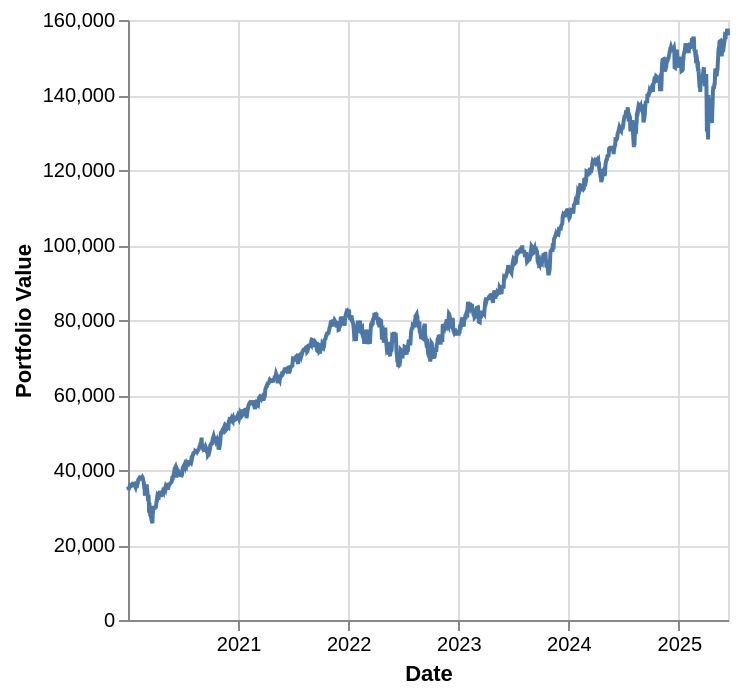

Source (notebook cell):
### Code cell
# Investment Portfolio
monthly_investment = (np.where(np.diff(snp500_hist['Date'].dt.month, prepend=1) > 0, emi, 0))
monthly_investment[0] = 130_000 * AED_USD

investment_df = pd.DataFrame()
investment_df['Date'] = snp500_hist['Date']
investment_df['Investments'] = monthly_investment
investment_df['Delta Shares'] = investment_df['Investments'] / snp500_hist['Open']
investment_df['Total Shares'] = investment_df['Delta Shares'].cumsum()
investment_df['Portfolio Value'] = investment_df['Total Shares'] * snp500_hist['Close']
investment_df['Avg Price'] = investment_df['Investments'].cumsum() / investment_df['Total Shares']
investment_df['Dividend Income'] = investment_df['Total Shares'] * snp500_hist['Dividends']

alt.Chart(investment_df).mark_line().encode(
    x="Date:T",
    y="Portfolio Value:Q"
).properties(
    width='container',
    height=300
)

### Figure 1 — Vega-Lite specification as saved in the notebook (floating-point values rounded to 4 significant figures; data arrays with more than 128 entries replaced by an {"elided": "..."} marker saying what was removed)
{"config": {"view": {"continuousWidth": 300, "continuousHeight": 300}}, "data": {"name": "data-e68c68399308a1cab3595bd8cd7c1193"}, "mark": {"type": "line"}, "encoding": {"x": {"field": "Date", "type": "temporal"}, "y": {"field": "Portfolio Value", "type": "quantitative"}}, "height": 300, "width": "container", "$schema": "https://vega.github.io/schema/vega-lite/v5.20.1.json", "datasets": {"data-e68c68399308a1cab3595bd8cd7c1193": {"elided": "1370 records"}}}
